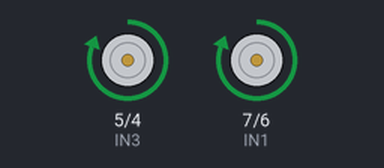
This sketch was run on a simulated Arduino Uno, built with avr-gcc and run on an emulated ATmega328P. Shown: motor-driver pin pairs drawn as motors (green arrow = first pin HIGH = forward, orange = second pin HIGH = backward, longer = more drive).

Above: at 2.1 s.
At 7.1 s:
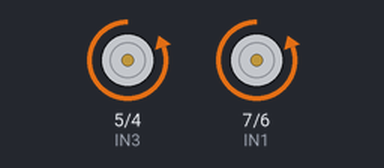
At 10.1 s:
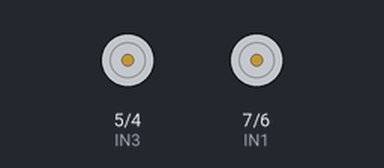
Timing chart, 0 to 11.6 s (numbered marks = the images above):
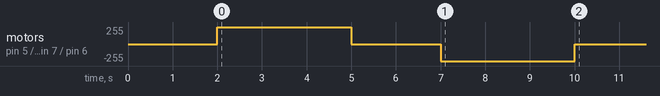

The sketch:

teste_motores.ino
```cpp
/*
  TESTE 1 - L298N e dois motores

  IMPORTANTE:
  1. Levante as rodas do chao.
  2. ENA e ENB devem estar com os jumpers instalados no L298N.
  3. Nao usa sensor, Serial, Bluetooth ou aplicativo.

  Resultado esperado:
  - 2 s parado;
  - 3 s com os dois motores para frente;
  - 2 s parado;
  - 3 s com os dois motores para tras;
  - para definitivamente.
*/

const byte IN1 = 7;
const byte IN2 = 6;
const byte IN3 = 5;
const byte IN4 = 4;

void motores(bool in1, bool in2, bool in3, bool in4) {
  digitalWrite(IN1, in1);
  digitalWrite(IN2, in2);
  digitalWrite(IN3, in3);
  digitalWrite(IN4, in4);
}

void setup() {
  pinMode(IN1, OUTPUT);
  pinMode(IN2, OUTPUT);
  pinMode(IN3, OUTPUT);
  pinMode(IN4, OUTPUT);

  motores(LOW, LOW, LOW, LOW);
  delay(2000);

  motores(HIGH, LOW, HIGH, LOW);
  delay(3000);

  motores(LOW, LOW, LOW, LOW);
  delay(2000);

  motores(LOW, HIGH, LOW, HIGH);
  delay(3000);

  motores(LOW, LOW, LOW, LOW);
}

void loop() {
  // O teste termina parado. Aperte RESET para repetir.
}
```
